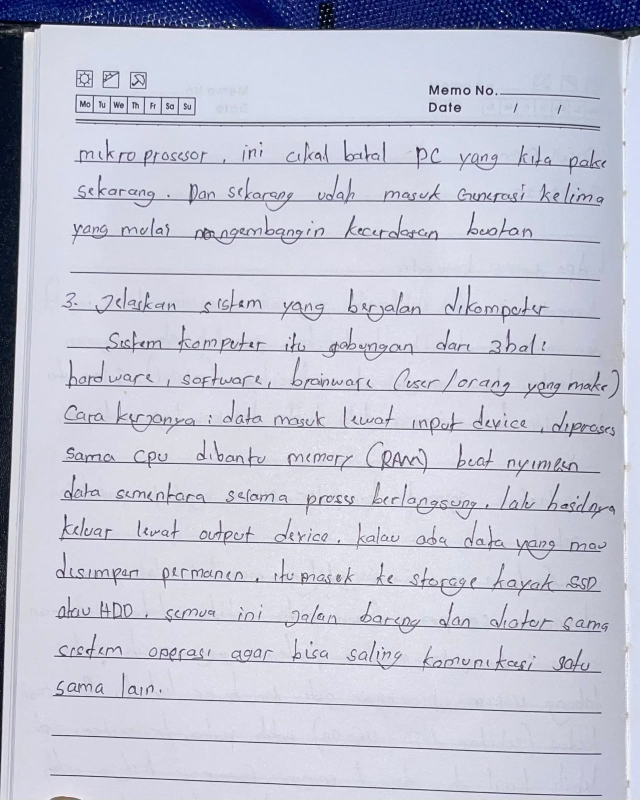
#> input picture backend/data/real/WhatsApp Image 2026-09-18 at 10.22.43.jpeg, 1280 x 1600 px (shown at 1/2 size)
$ python -i generate_fake.py   (imports and definitions only)
#> lines starting #> are read from the running program, lines starting #| are printed output that depends on the picture
import os
import json
import csv
import random
import math
from concurrent.futures import ProcessPoolExecutor, as_completed
import numpy as np
import cv2
from PIL import Image, ImageDraw, ImageFont, ImageFilter

SCRIPT_DIR = os.path.dirname(__file__)
FONTS_DIR = os.path.join(SCRIPT_DIR, "..", "assets", "fonts")
MANIFEST_PATH = os.path.join(FONTS_DIR, "fonts.json")
SENTENCES_PATH = os.path.join(SCRIPT_DIR, "sentences.json")
OUTPUT_DIR = os.path.join(SCRIPT_DIR, "synthetic")
LABELS_PATH = os.path.join(OUTPUT_DIR, "labels.csv")

# [186 lines left out: functions load_fonts_and_sentences, create_lined_paper, wrap_text, render_handwritten_note, not called in this run]

def apply_photographic_augmentations(pil_img, rng=None):
    """
    Applies comprehensive smartphone photo augmentations:
    - Gradient shadows / directional room lighting
    - Soft vignette / phone body shadow
    - Perspective warp (non-perpendicular camera angle)
    - Subtle rotation (-1.5 to +1.5 deg)
    - Optical defocus / lens blur
    - Camera sensor ISO noise
    - White balance / color temperature jitter
    - Realistic JPEG compression
    """
    if rng is None:
        rng = random.Random()

    img_np = np.array(pil_img).astype(np.float32)
    h, w, _ = img_np.shape
#> h = 1600; w = 1280

    # 1. Gradient Shadows & Directional Room Lighting
    angle = rng.uniform(0, 2 * math.pi)
    x_coords, y_coords = np.meshgrid(np.linspace(-1, 1, w), np.linspace(-1, 1, h))
    directional_field = x_coords * math.cos(angle) + y_coords * math.sin(angle)
    light_contrast = rng.uniform(0.10, 0.22)
    lighting_mask = 1.0 + directional_field * light_contrast

    # Secondary soft phone/hand shadow (radial or corner darkening)
    if rng.random() < 0.70:
        shadow_center_x = rng.uniform(0.1, 0.9)
        shadow_center_y = rng.uniform(0.0, 0.5)
        dist = np.sqrt(((x_coords - (shadow_center_x * 2 - 1)) ** 2) + ((y_coords - (shadow_center_y * 2 - 1)) ** 2))
        shadow_falloff = np.clip(1.0 - (dist * rng.uniform(0.08, 0.18)), 0.75, 1.05)
        lighting_mask = lighting_mask * shadow_falloff

    # Apply lighting mask
    img_np = img_np * lighting_mask[:, :, np.newaxis]
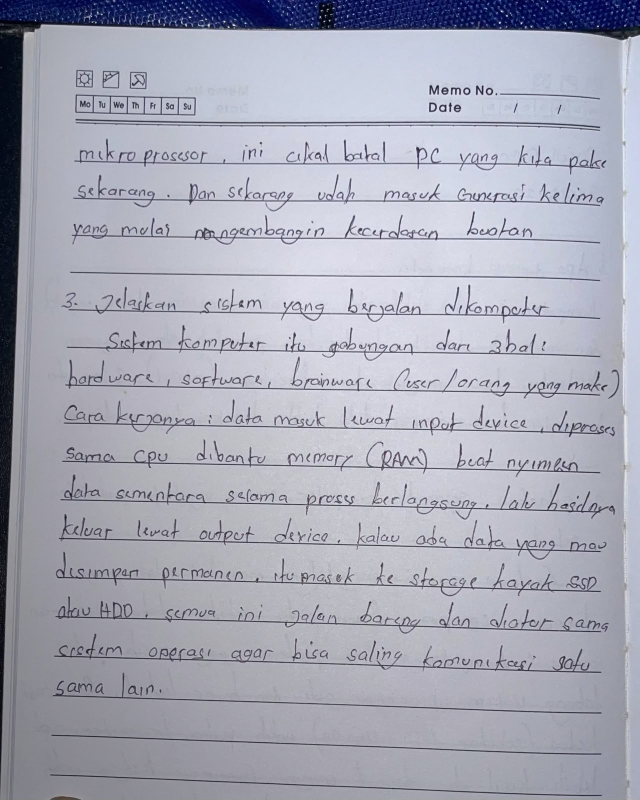
#> img_np: shape (1600, 1280, 3) float64 (shown at 1/2 size); mean R, G, B 169.8, 171.3, 185.1; drawn with min black and max white

    # 2. Color Temperature / White Balance Adjustment
    wb_temp = rng.choice(["warm", "cool", "neutral", "warm"])
    if wb_temp == "warm":
        img_np[:, :, 0] *= rng.uniform(1.01, 1.05)  # Boost Red
        img_np[:, :, 2] *= rng.uniform(0.95, 0.99)  # Reduce Blue
    elif wb_temp == "cool":
        img_np[:, :, 0] *= rng.uniform(0.96, 0.99)
        img_np[:, :, 2] *= rng.uniform(1.01, 1.04)

    # 3. Overall Exposure / Brightness Jitter
    exposure = rng.uniform(0.94, 1.06)
    img_np = np.clip(img_np * exposure, 0, 255).astype(np.uint8)

    # 4. Subtle Rotation & Perspective Warp
    rot_angle = rng.uniform(-1.6, 1.6)
    rot_mat = cv2.getRotationMatrix2D((w / 2, h / 2), rot_angle, 1.0)
#> rot_mat = [[1, 0.019, -15.12], [-0.019, 1, 12.33]]
    img_np = cv2.warpAffine(img_np, rot_mat, (w, h), borderMode=cv2.BORDER_REPLICATE)
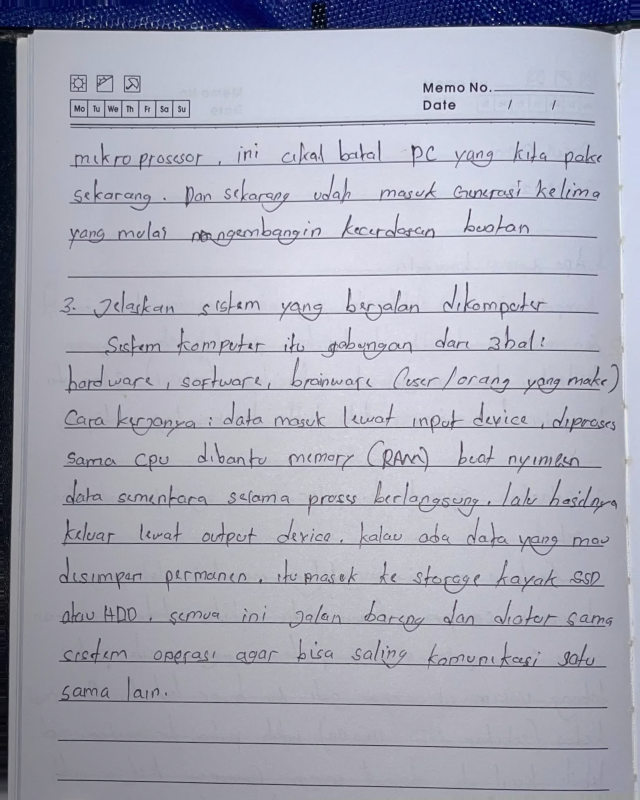
#> img_np: shape (1600, 1280, 3) (shown at 1/2 size); mean R, G, B 168.6, 170.1, 183.9

    max_shift = rng.uniform(10, 24)
    src_pts = np.float32([[0, 0], [w, 0], [w, h], [0, h]])
    dst_pts = np.float32([
        [rng.uniform(0, max_shift), rng.uniform(0, max_shift)],
        [w - rng.uniform(0, max_shift), rng.uniform(0, max_shift)],
        [w - rng.uniform(0, max_shift), h - rng.uniform(0, max_shift)],
        [random.uniform(0, max_shift), h - rng.uniform(0, max_shift)]
    ])
    persp_mat = cv2.getPerspectiveTransform(src_pts, dst_pts)
    img_np = cv2.warpPerspective(img_np, persp_mat, (w, h), borderMode=cv2.BORDER_REPLICATE)
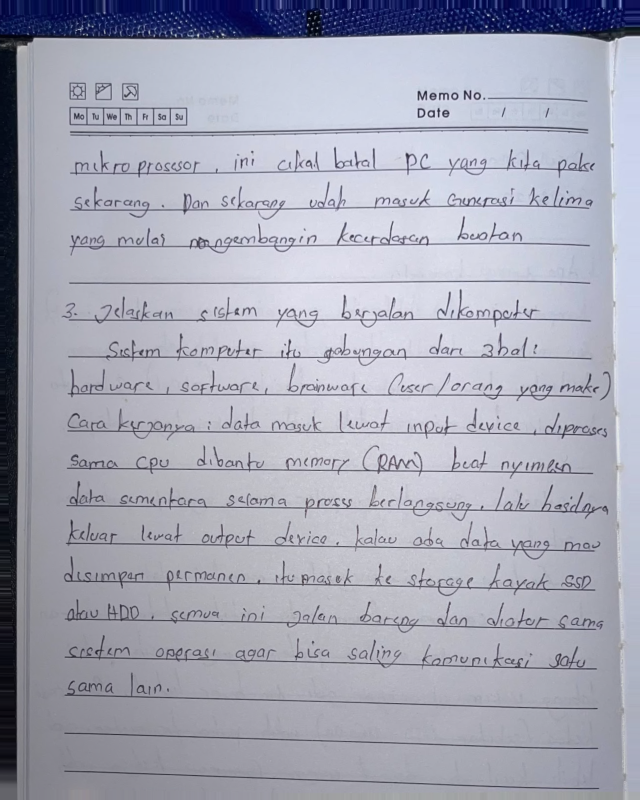
#> img_np: shape (1600, 1280, 3) (shown at 1/2 size); mean R, G, B 166.3, 167.9, 182.2

    # 5. Optical Defocus / Lens Softness
    blur_sigma = rng.uniform(0.45, 0.85)
    img_np = cv2.GaussianBlur(img_np, (3, 3), sigmaX=blur_sigma, sigmaY=blur_sigma)

    # 6. Camera Sensor ISO Noise
    noise_sigma = rng.uniform(1.6, 3.6)
    sensor_noise = np.random.normal(0, noise_sigma, img_np.shape)
    img_np = np.clip(img_np.astype(np.float32) + sensor_noise, 0, 255).astype(np.uint8)

    # 7. Realistic JPEG Compression (mimics camera save / WhatsApp / Telegram sharing)
    jpeg_quality = rng.randint(74, 91)
    img_bgr = cv2.cvtColor(img_np, cv2.COLOR_RGB2BGR)
    encode_param = [int(cv2.IMWRITE_JPEG_QUALITY), jpeg_quality]
    _, encimg = cv2.imencode(".jpg", img_bgr, encode_param)
    dec_bgr = cv2.imdecode(encimg, cv2.IMREAD_COLOR)
    final_rgb = cv2.cvtColor(dec_bgr, cv2.COLOR_BGR2RGB)

    return Image.fromarray(final_rgb)

# [109 lines left out: functions generate_single_sample, generate_dataset, not called in this run]

# [6 lines not run here, left out]

>>> import cv2
>>> picture = cv2.cvtColor(cv2.imread('real/WhatsApp Image 2026-09-18 at 10.22.43.jpeg'), cv2.COLOR_BGR2RGB)
>>> result = apply_photographic_augmentations(picture)

$ run again, on backend/data/real/WhatsApp Image 2026-09-18 at 10.22.45.jpeg
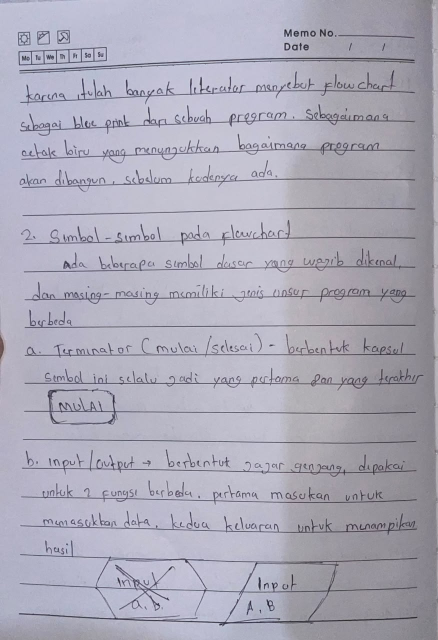
#> input picture backend/data/real/WhatsApp Image 2026-09-18 at 10.22.45.jpeg, 876 x 1280 px (shown at 1/2 size)
#> in apply_photographic_augmentations, `img_np = cv2.warpAffine(img_np, rot_mat, (w, h), borderMode=cv2.BORDER..`:
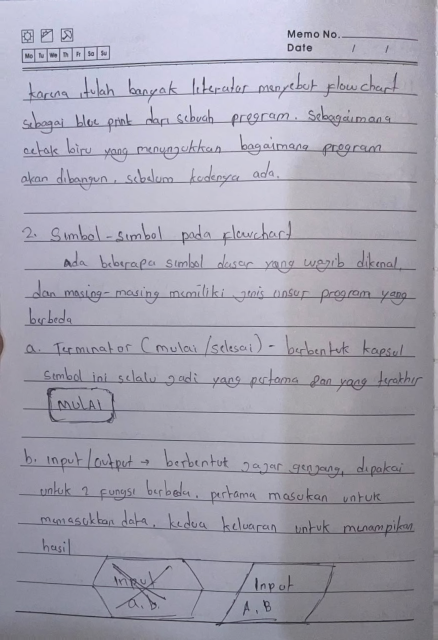
#> img_np: shape (1280, 876, 3) (shown at 1/2 size); mean R, G, B 163.8, 162.1, 175.9
#> in apply_photographic_augmentations, `img_np = cv2.warpPerspective(img_np, persp_mat, (w, h), borderMode=cv2..`:
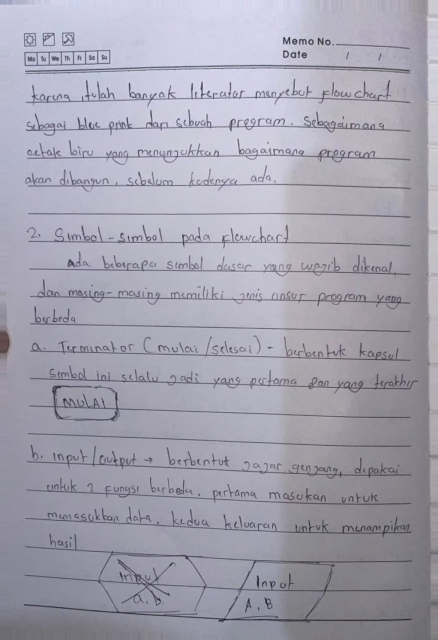
#> img_np: shape (1280, 876, 3) (shown at 1/2 size); mean R, G, B 164.1, 162.3, 176.1

$ run again, on backend/data/real/WhatsApp Image 2026-09-18 at 10.22.46.jpeg
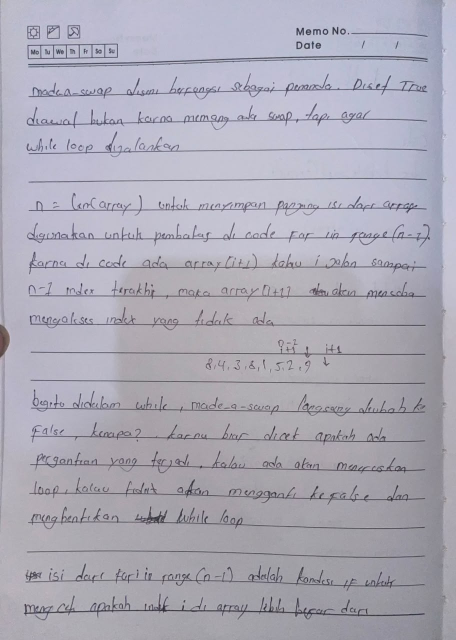
#> input picture backend/data/real/WhatsApp Image 2026-09-18 at 10.22.46.jpeg, 912 x 1280 px (shown at 1/2 size)
#> in apply_photographic_augmentations, `img_np = cv2.warpAffine(img_np, rot_mat, (w, h), borderMode=cv2.BORDER..`:
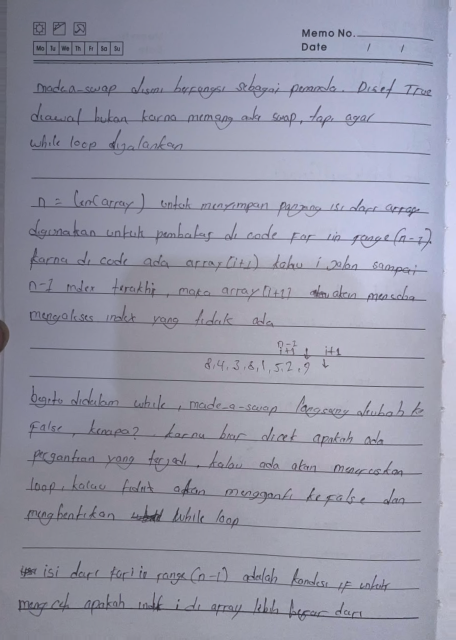
#> img_np: shape (1280, 912, 3) (shown at 1/2 size); mean R, G, B 150.4, 151.5, 168.4
#> in apply_photographic_augmentations, `img_np = cv2.warpPerspective(img_np, persp_mat, (w, h), borderMode=cv2..`:
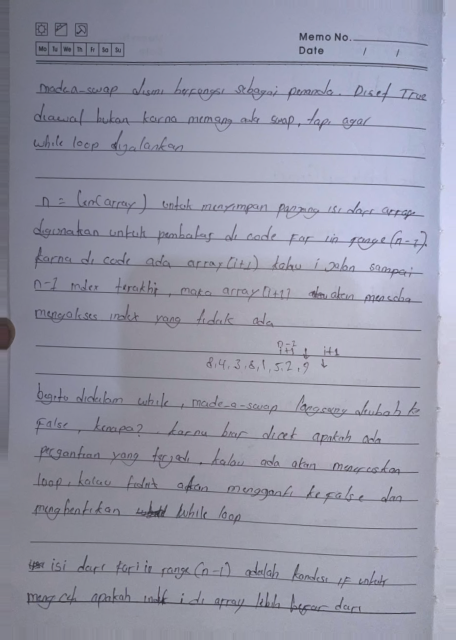
#> img_np: shape (1280, 912, 3) (shown at 1/2 size); mean R, G, B 150.3, 151.4, 168.3

$ run again, on backend/data/real/WhatsApp Image 2026-09-18 at 10.22.51.jpeg
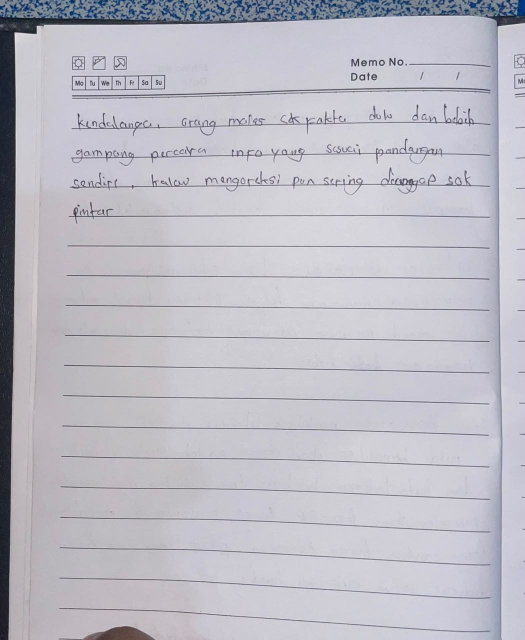
#> input picture backend/data/real/WhatsApp Image 2026-09-18 at 10.22.51.jpeg, 1050 x 1280 px (shown at 1/2 size)
#> in apply_photographic_augmentations, `img_np = cv2.warpAffine(img_np, rot_mat, (w, h), borderMode=cv2.BORDER..`:
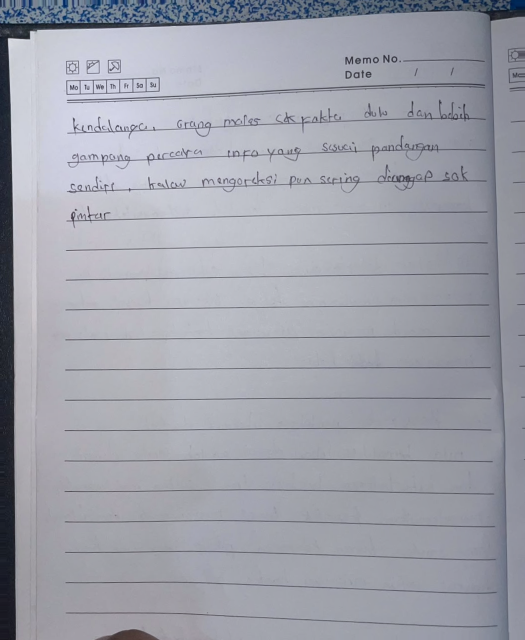
#> img_np: shape (1280, 1050, 3) (shown at 1/2 size); mean R, G, B 158.7, 160.9, 170.8
#> in apply_photographic_augmentations, `img_np = cv2.warpPerspective(img_np, persp_mat, (w, h), borderMode=cv2..`:
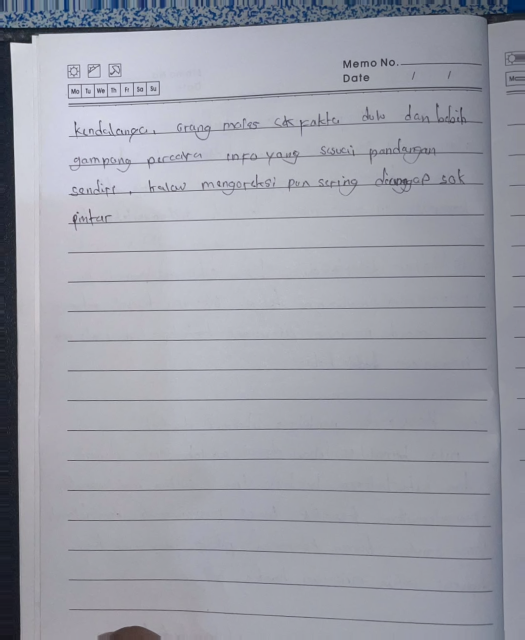
#> img_np: shape (1280, 1050, 3) (shown at 1/2 size); mean R, G, B 157.1, 159.3, 169.3
